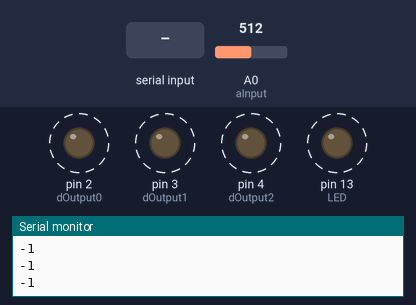
A sketch run on a simulated Arduino Uno, built with avr-gcc and run on an emulated ATmega328P. Parts: output pins drawn as LEDs (lit = HIGH), the last lines printed to the serial monitor. Dashed ring = blinking. Inputs (shaded band) come from the test bench; at power-on: A0 (aInput) = 512. EEPROM starts erased.

Above: at 1.8 s.
1.9 s: "off" received over the second serial link
At 2.9 s:
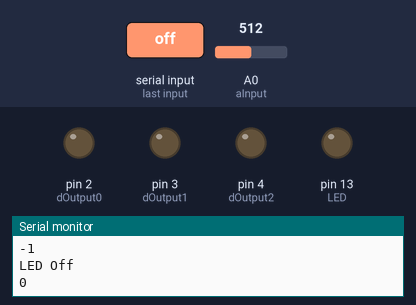
3.5 s: "on" received over the second serial link
At 3.9 s:
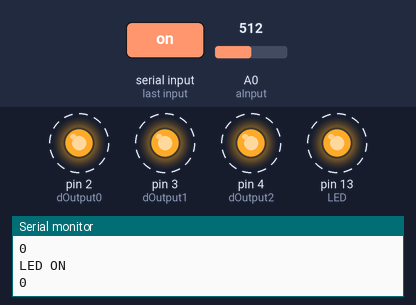
7.0 s: A0 (aInput) set to 122
10.5 s: A0 (aInput) set to 0
At 11.63 s:
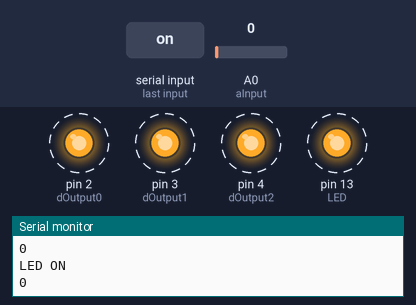
14.0 s: "po" received over the second serial link
15.6 s: A0 (aInput) set to 716
At 16.1 s:
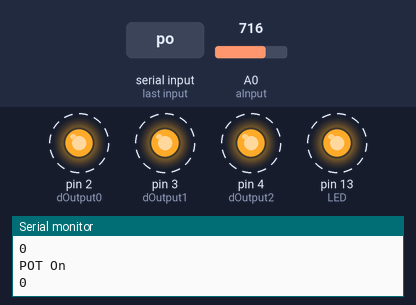
Timing chart, 0 to 20.7 s (numbered marks = the images above; inputs shaded):
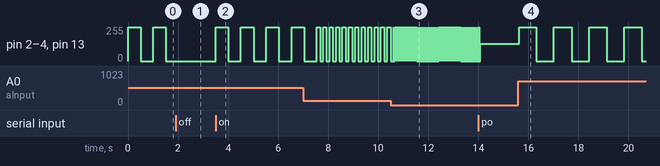

Measured:
- after the input at 1.9 s, pin 2 (dOutput0), pin 3 (dOutput1), pin 4 (dOutput2), pin 13 (LED): stays 0/255 (without the input it goes to 255/255 after 0.12 s)
- after the input at 3.5 s, pin 2 (dOutput0), pin 3 (dOutput1), pin 4 (dOutput2), pin 13 (LED): alternates 255/255 for 0.51 s and 0/255 for 0.51 s, starting at once
- after the input at 10.5 s, pin 2 (dOutput0), pin 3 (dOutput1), pin 4 (dOutput2), pin 13 (LED): alternates 255/255 for 0.01 s and 0/255 for 0.01 s, starting after 0.13 s
- after the input at 15.6 s, pin 2 (dOutput0), pin 3 (dOutput1), pin 4 (dOutput2), pin 13 (LED): alternates 255/255 for 0.70 s and 0/255 for 0.70 s, starting at once
- by itself, pin 2 (dOutput0), pin 3 (dOutput1), pin 4 (dOutput2), pin 13 (LED): alternates 255/255 for 0.51 s and 0/255 for 0.51 s

The sketch:

main.ino
```cpp
/* HalloweenStrobe
Bought a little $20 strobe and decided it sucked.
Decided I could do better.
Spent $30 on hardware to make white Christmas lights act like a strobe
*/
#include <Arduino.h>
#include <SoftwareSerial.h>
#include <EEPROM.h>

SoftwareSerial BT(10,11);

#define aInput  A0
#define LED  13
#define dOutput0 2
#define dOutput1 3
#define dOutput2 4

int sleepTime = 500;  //Default sleep time equates to half a second
int maxSleep = 1000;  //Max sleep time = 1 second
int minSleep = 10;   //Min sleep time = 1/10 of a second

int sleepAddress = 0;
int onAddress = 10;
int potAddress = 20;


void outLow();
void outHigh();

void setup() {
  pinMode(LED, OUTPUT);
  pinMode(dOutput0, OUTPUT);
  pinMode(dOutput1, OUTPUT);
  pinMode(dOutput2, OUTPUT);
  pinMode(aInput, INPUT);
  Serial.begin(9600);
  BT.begin(115200);
  Serial.println("Hello");
}

void loop(){
  String t;
  int on;
  EEPROM.get(onAddress,on);
  int sleepTime;
  EEPROM.get(sleepAddress,sleepTime);
  int potOn;
  EEPROM.get(potAddress,potOn);
  Serial.println(on);
  Serial.println(potOn);
  Serial.println(sleepTime);

  while(1){
    if(potOn){
      sleepTime = map(analogRead(aInput), 0, 1023, minSleep, maxSleep);
    }
    if(BT.available()){
      while(BT.available()){
        t += (char)BT.read();
      }
      if(t == "on"){
        on=1;
        Serial.println("LED ON");
        EEPROM.put(onAddress,on);
      }
      if(t == "off"){
        outLow();
        Serial.println("LED Off");
        on=0;
        EEPROM.put(onAddress,on);
      }
      if(t == "po"){
        potOn=1;
        Serial.println("POT On");
        EEPROM.put(potAddress,potOn);
      }
      if(t == "pf"){
        potOn=0;
        Serial.println("POT Off");
        EEPROM.put(potAddress,potOn);
      }
      else {
        sleepTime = t.toInt();
        Serial.println(sleepTime);
        EEPROM.put(sleepAddress,sleepTime);
      }
      t = "";
    }
    if(on){
      outHigh();
      delay(sleepTime);
      outLow();
      delay(sleepTime);
    }
  }
}

void outHigh(){
  digitalWrite(LED, HIGH);
  digitalWrite(dOutput0, HIGH);
  digitalWrite(dOutput1, HIGH);
  digitalWrite(dOutput2, HIGH);
}

void outLow(){
  digitalWrite(LED, LOW);
  digitalWrite(dOutput0, LOW);
  digitalWrite(dOutput1, LOW);
  digitalWrite(dOutput2, LOW);
}
```
